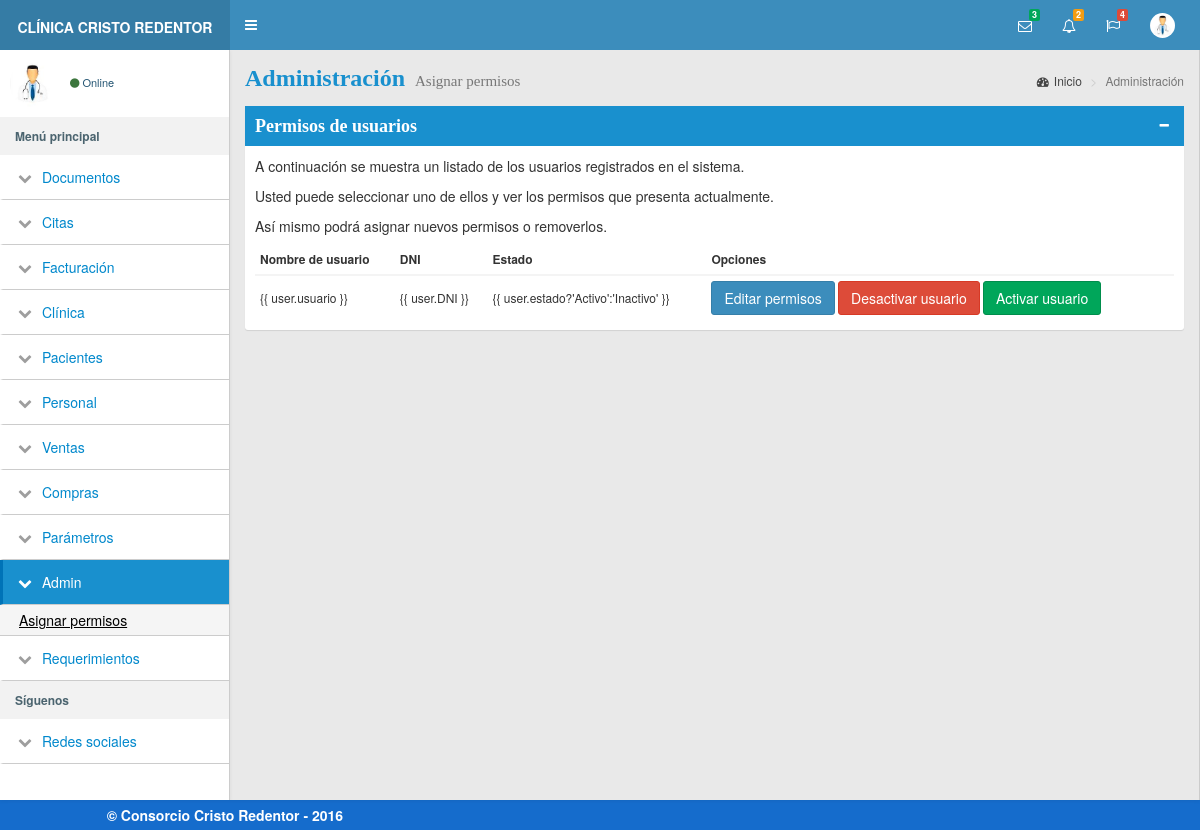
The page /modulos/admin/asignar_permisos.php (signed in) on the database its author committed.
### tables this page shows
CREATE TABLE modules (
  id int NOT NULL PRIMARY KEY,
  nombre VARCHAR(35) NOT NULL,
  folder VARCHAR(35) NOT NULL
);

CREATE TABLE items (
  id int AUTO_INCREMENT PRIMARY KEY,
  module_id int NOT NULL,
  nombre VARCHAR(55) NOT NULL,
  file VARCHAR(55) NOT NULL,
  FOREIGN KEY (module_id) REFERENCES modules(id)
);

### modulos/general/izquierda_menu.php (the view, shortened to what this page needs)
<aside class="main-sidebar">
    <div class="user-panel">
        <div class="pull-left image">
            <img src="../../img/doctor.JPG" class="img-circle" alt="User Image">
        </div>
        <div class="pull-left info" style="color:#245573 !important">
            <a href="#" style="color:#245573 !important"><i class="fa fa-circle text-success"></i>Online</a>
        </div>
    </div>
    <section class="sidebar">
        <ul class="sidebar-menu">
            <li class="header"><strong>Menú principal</strong></li>
            <?php
            $query = 'SELECT id, nombre, folder FROM modules';
            $result_set = mysqli_query($con, $query);
            $modules = $result_set->fetch_all();
            foreach ($modules as $module):
                $query = 'SELECT I.nombre, I.file FROM items I INNER JOIN permissions P ON P.item_id=I.id WHERE module_id = ' . $module[0];
                $result_set_items = mysqli_query($con, $query);
                $items = $result_set_items->fetch_all();
                if (sizeof($items) > 0) {
            ?>
                    <li class="treeview">
                        <a href="#">
                            <i class="fa fa-chevron-down"></i>
                            <span><?= $module[1] ?></span>
                        </a>
                        <ul class="treeview-menu">
                            <?php foreach ($items as $item): ?>
                                <li class="treeview">
                                    <a href="../<?= $module[2] ?>/<?= $item[1] ?>.php">
                                        <span><?= $item[0] ?></span>
                                    </a>
                                </li>
                            <?php endforeach; ?>
                        </ul>
                    </li>
            <?php
                }
            endforeach;
            ?>
            <?php include 'izquierda_redes.php' ?>
        </ul>
    </section>
</aside>

### modulos/css/style.css (style rules this page uses)
body { background-color: #F3F3F3; }
.header { margin-bottom: 20px; }

### rows shown on the page
modules: nombre "Documentos"
modules: nombre "Citas"
modules: nombre "Facturación"
modules: nombre "Clínica"
modules: nombre "Pacientes"
modules: nombre "Personal"
modules: nombre "Ventas"
modules: nombre "Compras"
modules: nombre "Parámetros"
modules: nombre "Admin"
items: nombre "Asignar permisos"
modules: nombre "Requerimientos"
